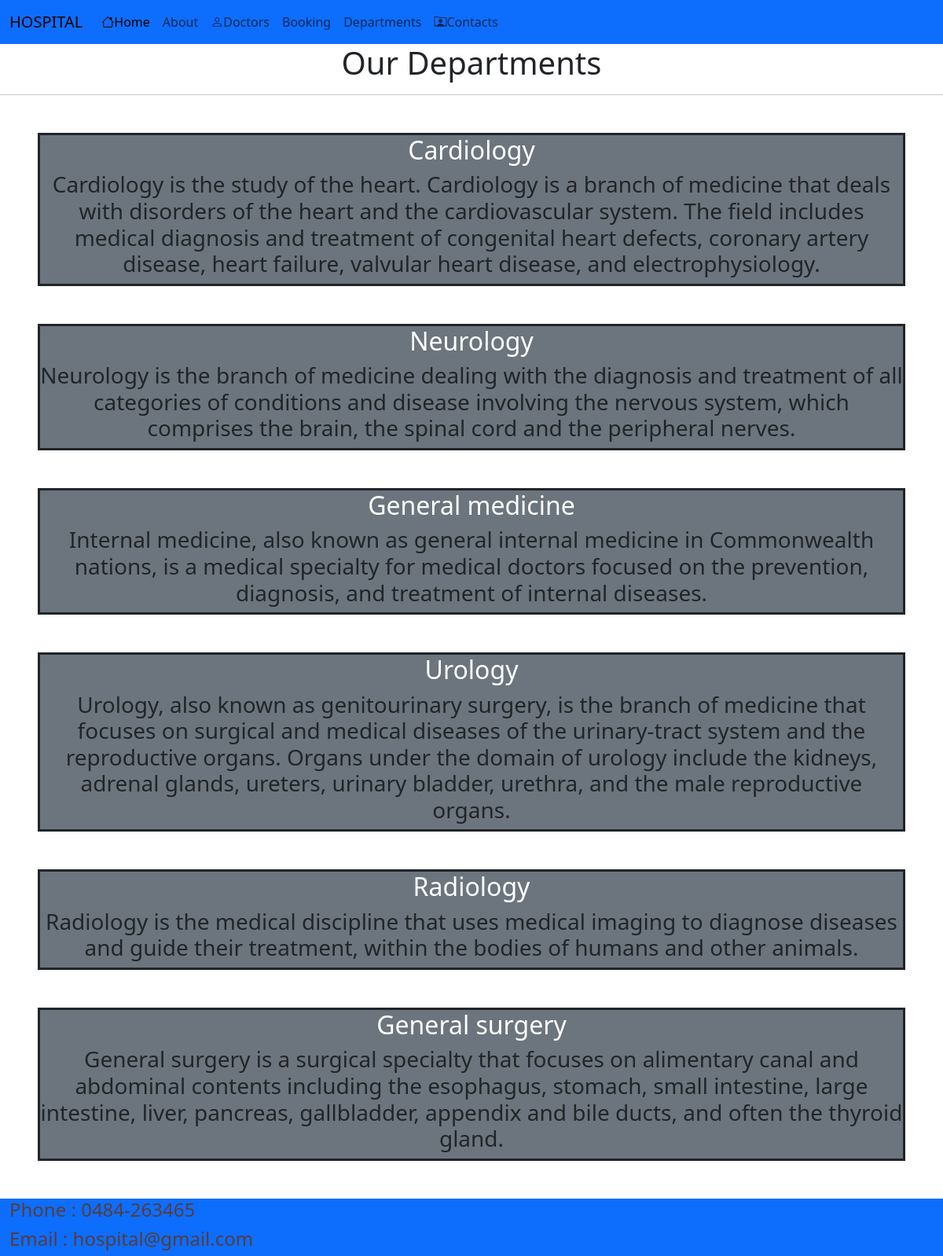
Screenshot of /departments/ with the database file from the repository.
### apph/models.py (models this page shows, shortened)
class Department(models.Model):
    dep_name=models.CharField(max_length=100)
    dep_description=models.TextField()

### apph/views.py (the view)
# urls.py: path('departments/',views.departments,name='departments'),
def departments(request):
    dict_dep={
        'dept':Department.objects.all()
    }
    return render(request,'departments.html',dict_dep)

### apph/templates/departments.html (shortened to what this page needs)
{% extends 'base.html'%}
{%block content%}<h1 class="text-center">Our Departments</h1>
<hr>
{% for d in dept %}
<div class="bg-secondary text-center m-5 border border-3 border-dark">
    <h2 style="color: white;">{{d.dep_name}}</h2>
    <h3>{{d.dep_description}}</h3>
</div>
{%endfor%}
{%endblock%}

### rows the page displays
Department: dep_name "Cardiology", dep_description "Cardiology is the study of the heart. Cardiology is a branch of medicine that deals with disorders of the heart and the cardiovascular system. The field includes medical diagnosis and treatment of congenital heart defects, coronary artery disease, heart failure, valvular heart disease, and electrophysiology."
Department: dep_name "Neurology", dep_description "Neurology is the branch of medicine dealing with the diagnosis and treatment of all categories of conditions and disease involving the nervous system, which comprises the brain, the spinal cord and the peripheral nerves."
Department: dep_name "General medicine", dep_description "Internal medicine, also known as general internal medicine in Commonwealth nations, is a medical specialty for medical doctors focused on the prevention, diagnosis, and treatment of internal diseases."
Department: dep_name "Urology", dep_description "Urology, also known as genitourinary surgery, is the branch of medicine that focuses on surgical and medical diseases of the urinary-tract system and the reproductive organs. Organs under the domain of urology include the kidneys, adrenal glands, ureters, urinary bladder, urethra, and the male reproductive organs."
Department: dep_name "Radiology", dep_description "Radiology is the medical discipline that uses medical imaging to diagnose diseases and guide their treatment, within the bodies of humans and other animals."
Department: dep_name "General surgery", dep_description "General surgery is a surgical specialty that focuses on alimentary canal and abdominal contents including the esophagus, stomach, small intestine, large intestine, liver, pancreas, gallbladder, appendix and bile ducts, and often the thyroid gland."
